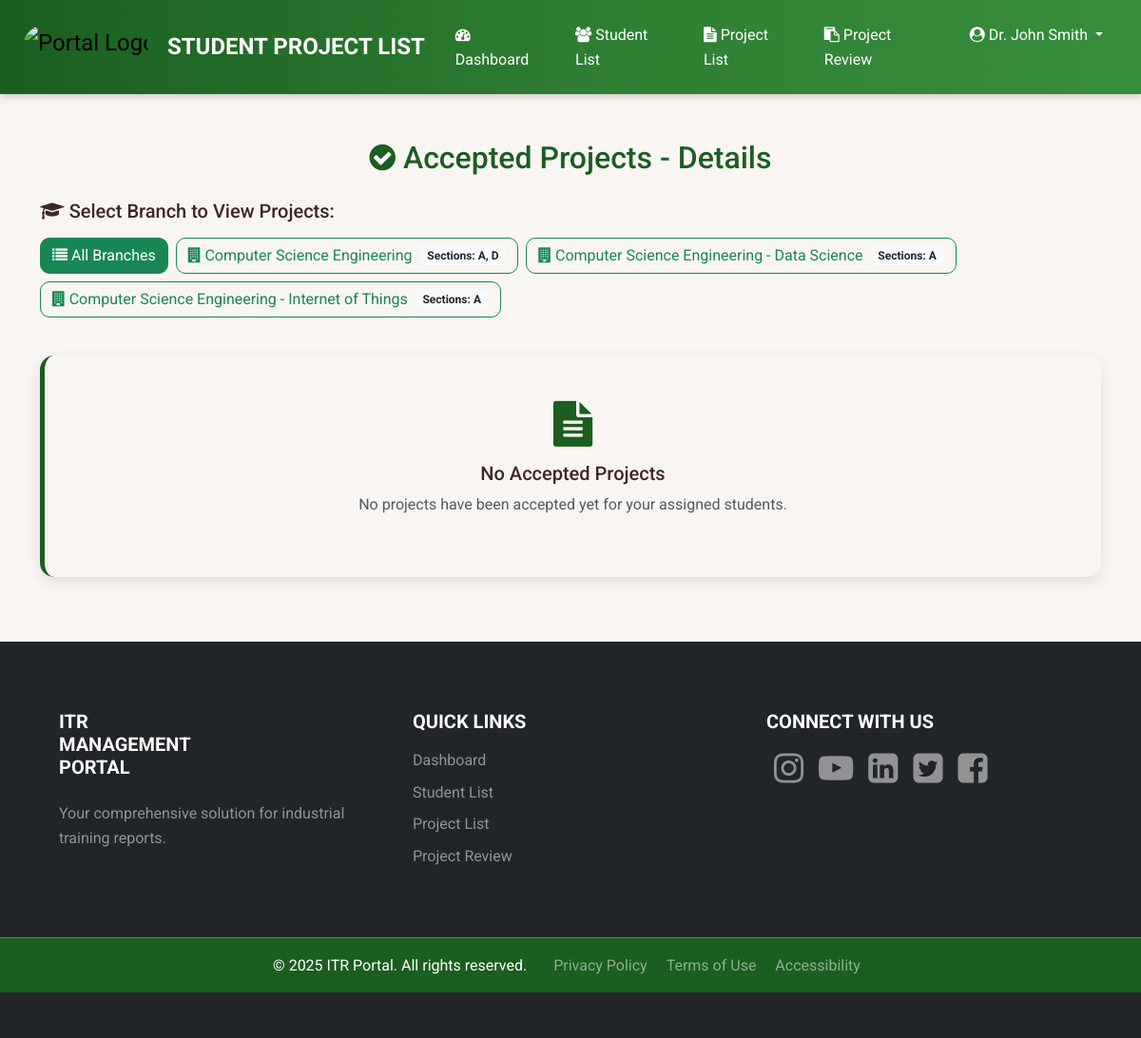
The page /faculty/studentprojectlist.php (signed in) on the database its author committed.
### tables this page shows
CREATE TABLE IF NOT EXISTS branches (
    id INT AUTO_INCREMENT PRIMARY KEY,
    branch_code VARCHAR(10) NOT NULL,
    branch_name VARCHAR(100) NOT NULL,
    created_at TIMESTAMP DEFAULT CURRENT_TIMESTAMP
);

### faculty/studentprojectlist.php (the view, shortened to what this page needs)
<?php
require_once '../config/database.php';
$faculty_id = $_SESSION['faculty_id'];
$faculty_name = $_SESSION['faculty_name'];
try {
    $stmt = mysqli_prepare($connection, "
        SELECT DISTINCT b.id, b.branch_name, s.section_name
        FROM sections s
        JOIN branches b ON s.branch_id = b.id
        WHERE s.faculty_id = ?
        ORDER BY b.branch_name, s.section_name
    ");
    mysqli_stmt_bind_param($stmt, "i", $faculty_id);
    mysqli_stmt_execute($stmt);
    $result = mysqli_stmt_get_result($stmt);
    $faculty_branches = [];
    while ($row = mysqli_fetch_assoc($result)) {
        $branch_key = $row['branch_name'];
        if (!isset($faculty_branches[$branch_key])) {
            $faculty_branches[$branch_key] = [
                'id' => $row['id'],
                'name' => $row['branch_name'],
                'sections' => []
            ];
        }
        $faculty_branches[$branch_key]['sections'][] = $row['section_name'];
    }
} catch (Exception $e) {
    $faculty_branches = [];
}
$selected_branch = isset($_GET['branch']) ? $_GET['branch'] : '';
try {
    $accepted_projects = [];
} catch (Exception $e) {
    $accepted_projects = [];
    $projects_by_section = [];
    $error_message = "Failed to load project list.";
}
?>
<!DOCTYPE html>
<html lang="en">
<head>
    <link href="https://cdn.jsdelivr.net/npm/bootstrap@5.3.3/dist/css/bootstrap.min.css" rel="stylesheet">
    <link rel="stylesheet" href="https://cdnjs.cloudflare.com/ajax/libs/font-awesome/4.7.0/css/font-awesome.min.css">
</head>
<body>
    <header>
        <nav class="navbar navbar-expand-lg navbar-gradient py-3">
            <div class="container-fluid px-4">
                <a class="navbar-brand fs-4 d-flex align-items-center" href="dashboard.php">
                    <img src="../img/Logo.png" alt="Portal Logo" class="logo">
                    <span class="text-white ms-2 fw-bold">STUDENT PROJECT LIST</span>
                </a>
                <div class="collapse navbar-collapse" id="navbarNav">
                    <ul class="navbar-nav ms-auto">
                        <li class="nav-item">
                            <a class="nav-link text-white px-3" href="dashboard.php">
                                <i class="fa fa-tachometer" aria-hidden="true"></i> Dashboard
                            </a>
                        </li>
                        <li class="nav-item">
                            <a class="nav-link text-white px-3" href="studentlist.php">
                                <i class="fa fa-users" aria-hidden="true"></i> Student List
                            </a>
                        </li>
                        <li class="nav-item">
                            <a class="nav-link text-white px-3 active" href="studentprojectlist.php">
                                <i class="fa fa-file-text" aria-hidden="true"></i> Project List
                            </a>
                        </li>
                        <li class="nav-item">
                            <a class="nav-link text-white px-3" href="projectreview.php">
                                <i class="fa fa-clipboard" aria-hidden="true"></i> Project Review
                            </a>
                        </li>
                        <li class="nav-item dropdown">
                            <a class="nav-link dropdown-toggle text-white px-3" href="#" id="navbarDropdown" role="button" data-bs-toggle="dropdown" aria-expanded="false">
                                <i class="fa fa-user-circle" aria-hidden="true"></i> <?php echo htmlspecialchars($faculty_name); ?>
                            </a>
                        </li>
                    </ul>
                </div>
            </div>
        </nav>
    </header>
    <main>
        <div class="container my-5">
            <div class="row">
                <div class="col-12">
                    <h2 class="mb-4 text-center" style="color: #1B5E20;">
                        <i class="fa fa-check-circle"></i> Accepted Projects - Details
                    </h2>
                    <?php if (!empty($faculty_branches)): ?>
                        <div class="row mb-4">
                            <div class="col-12">
                                <h5 class="mb-3">
                                    <i class="fa fa-graduation-cap"></i> Select Branch to View Projects:
                                </h5>
                                <div class="d-flex flex-wrap gap-2 mb-3">
                                    <a href="studentprojectlist.php"
                                       class="btn <?php echo empty($selected_branch) ? 'btn-success' : 'btn-outline-success'; ?>">
                                        <i class="fa fa-list"></i> All Branches
                                    </a>
                                    <?php foreach ($faculty_branches as $branch): ?>
                                        <a href="studentprojectlist.php?branch=<?php echo urlencode($branch['name']); ?>"
                                           class="btn <?php echo $selected_branch === $branch['name'] ? 'btn-success' : 'btn-outline-success'; ?>">
                                            <i class="fa fa-building"></i> <?php echo htmlspecialchars($branch['name']); ?>
                                            <span class="badge bg-light text-dark ms-1">
                                                Sections: <?php echo implode(', ', $branch['sections']); ?>
                                            </span>
                                        </a>
                                    <?php endforeach; ?>
                                </div>
                            </div>
                        </div>
                    <?php endif; ?>
                    <?php if (empty($accepted_projects)): ?>
                        <div class="project-card text-center">
                            <div class="card-body py-5">
                                <i class="fa fa-file-text fa-3x mb-3" style="color: #1B5E20;"></i>
                                <h5>No Accepted Projects</h5>
                                <p class="text-muted">No projects have been accepted yet for your assigned students.</p>
                            </div>
                        </div>
                    <?php endif; ?>
                </div>
            </div>
                </div>
    </main>
    <footer class="text-center text-lg-start bg-dark mt-5 text-white py-5">
        <div class="container p-4">
            <div class="row g-4">
                <div class="col-lg-4 col-md-6 mb-4 mb-md-0">
                    <div class="footer-block d-flex flex-column align-items-center align-items-lg-start">
                        <div class="footer-block-heading">
                            <h5 class="text-uppercase fw-bold mb-2 text-center text-lg-start">
                                ITR<br>Management<br>Portal
                            </h5>
                        </div>
                        <p class="text-white-50 text-center text-lg-start mt-3 mb-0">
                            Your comprehensive solution for industrial training reports.
                        </p>
                    </div>
                </div>
                <div class="col-lg-4 col-md-6 mb-4 mb-md-0">
                    <div class="footer-block">
                        <h5 class="text-uppercase fw-bold mb-3 text-center text-lg-start">Quick Links</h5>
                        <ul class="list-unstyled text-center text-lg-start">
                            <li class="mb-2"><a href="dashboard.php" class="text-white-50 text-decoration-none">Dashboard</a></li>
                            <li class="mb-2"><a href="studentlist.php" class="text-white-50 text-decoration-none">Student List</a></li>
                            <li class="mb-2"><a href="studentprojectlist.php" class="text-white-50 text-decoration-none">Project List</a></li>
                            <li class="mb-2"><a href="projectreview.php" class="text-white-50 text-decoration-none">Project Review</a></li>
                        </ul>
                    </div>
                </div>
                <div class="col-lg-4 col-md-12">
                    <div class="footer-block">
                        <h5 class="text-uppercase fw-bold mb-3 text-center text-lg-start">Connect With Us</h5>
                        <div class="d-flex justify-content-center justify-content-lg-start">
                            <a href="https://www.instagram.com" target="_blank" class="text-white-50 mx-2 social-icon">
                                <i class="fa fa-instagram fa-lg"></i>
                            </a>
                            <a href="https://www.youtube.com" target="_blank" class="text-white-50 mx-2 social-icon">
                                <i class="fa fa-youtube-play fa-lg"></i>
                            </a>
                            <a href="https://www.linkedin.com" target="_blank" class="text-white-50 mx-2 social-icon">
                                <i class="fa fa-linkedin-square fa-lg"></i>
                            </a>
                            <a href="https://www.twitter.com" target="_blank" class="text-white-50 mx-2 social-icon">
                                <i class="fa fa-twitter-square fa-lg"></i>
                            </a>
                            <a href="https://www.facebook.com" target="_blank" class="text-white-50 mx-2 social-icon">
                                <i class="fa fa-facebook-square fa-lg"></i>
                            </a>
                        </div>
                    </div>
                </div>
            </div>
        </div>
        <div class="text-center py-3 bg-secondary text-white-75 border-top border-secondary mt-4">
            © 2025 ITR Portal. All rights reserved.
            <span class="d-block d-md-inline-block ms-md-3 mt-2 mt-md-0">
                <a href="#" class="text-white-50 text-decoration-none mx-2">Privacy Policy</a>
                <a href="#" class="text-white-50 text-decoration-none mx-2">Terms of Use</a>
                <a href="#" class="text-white-50 text-decoration-none mx-2">Accessibility</a>
            </span>
        </div>
    </footer>
</body>
</html>

### faculty/studentprojectlist.php (style rules this page uses)
body { font-family: 'Roboto', sans-serif; line-height: 1.6; color: #3E2723; background-color: #F8F5F2; margin: 0; padding: 0; }
.logo { height: 48px; margin-right: 12px; border-radius: 60px; }
.navbar-gradient { background: linear-gradient(to right, #1B5E20, #2E7D32, #388E3C); box-shadow: 0 2px 8px rgba(0, 0, 0, 0.2); position: sticky; top: 0; z-index: 1020; margin: 0; padding: 0; }
.navbar { margin: 0; border-radius: 0; }
.project-card { border: none; border-radius: 15px; box-shadow: 0 5px 15px rgba(0, 0, 0, 0.1); transition: transform 0.3s ease; margin-bottom: 20px; border-left: 5px solid #1B5E20; }
.btn { border-radius: 10px; transition: all 0.3s ease; }
.bg-secondary { background-color: #1B5E20 !important; }
.footer-block { padding-left: 8px; padding-right: 8px; width: 100%; display: flex; flex-direction: column; align-items: flex-start; }
.social-icon { font-size: 1.7rem; color: rgba(232, 245, 233, 0.6); transition: color 0.3s ease, filter 0.3s ease; filter: grayscale(100%) brightness(150%); }

### rows shown on the page
branches: branch_name "Computer Science Engineering - Data Science", sections "A"
branches: branch_name "Computer Science Engineering - Internet of Things", sections "A"

### other values the page prints
$faculty_name "Dr. John Smith"
$branch['name'] "Computer Science Engineering"
implode(', ', $branch['sections']) "A, D"
